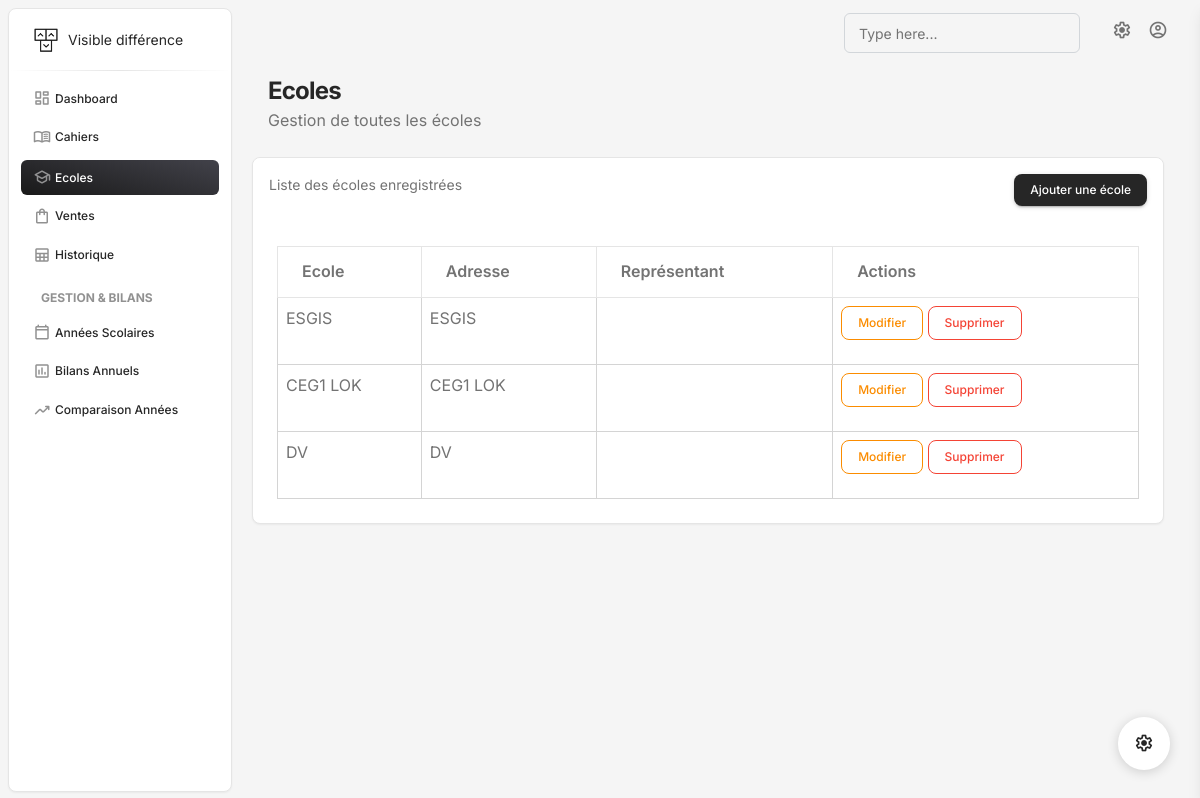
/ecoles, run on an earlier commit of the app's database.
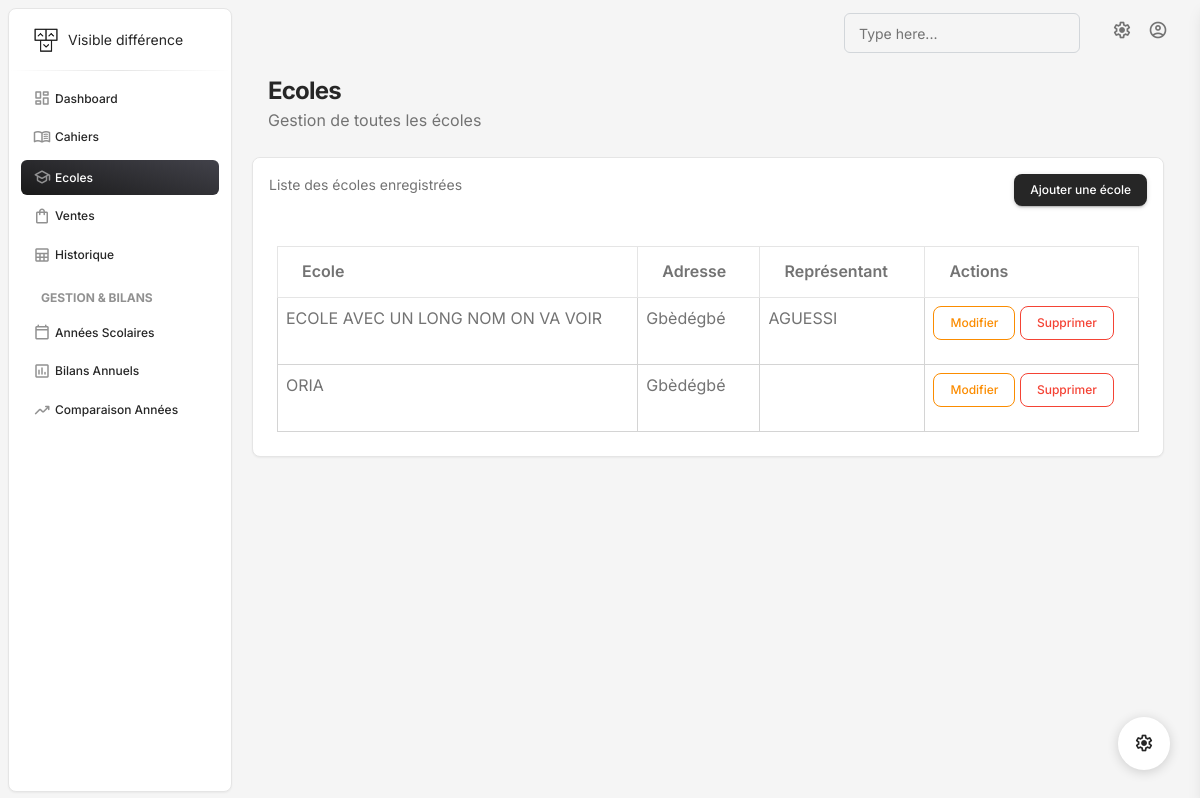
And on a later commit of the database.
### gestion/models.py (models this page shows, shortened)
class Ecoles(models.Model):
    id = models.UUIDField(primary_key=True, default=uuid.uuid4, editable=False)
    nom = models.TextField()
    adresse = models.TextField()
    representant = models.TextField(default='', blank=True)
    created_at = models.DateTimeField(auto_now_add=True)
    updated_at = models.DateTimeField(auto_now=True)

### gestion/Views/school.py (the view)
# urls.py: path('ecoles', allecoles, name='ecoles'),
def allecoles(request):
    ecoles = Ecoles.objects.all()
    return render(request, 'ecoles.html', {'ecoles': ecoles})

### gestion/templates/ecoles.html (shortened to what this page needs)
{% extends "base.html" %}
{% block content %}
{% load static %}
<div class="container-fluid py-2">
  <div class="row">
    <div class="ms-3">
      <h3 class="mb-0 h4 font-weight-bolder">Ecoles</h3>
      <p class="mb-4">Gestion de toutes les écoles</p>
    </div>
    <div class="row mb-4">
<div class="col-lg-12 col-md-6 mb-md-0 mb-4">
        <div class="card">
          <div class="card-header pb-0">
            <div class="row">
              <div class="col-lg-6 col-7">
                <p class="text-sm mb-0"><span>Liste des écoles enregistrées</span></p>
              </div>
              <div class="col-lg-6 col-5 text-end">
                <button
                  class="btn btn-sm btn-dark"
                  data-bs-toggle="modal"
                  data-bs-target="#addEcoleModal"
                >
                  Ajouter une école
                </button>
              </div>
            </div>
          </div>
          <div class="card-body p-4 pb-2">
            <div class="table-responsive">
              <table class="table table-bordered">
                <thead>
                  <tr>
                    <th scope="col">Ecole</th>
                    <th scope="col">Adresse</th>
                    <th scope="col">Représentant</th>
                    <th scope="col">Actions</th>
                  </tr>
                </thead>
                <tbody>
                  {% for ecole in ecoles %}
                  <tr>
                    <td class="border">{{ ecole.nom }}</td>
                    <td class="border">{{ ecole.adresse }}</td>
                    <td class="border">{{ ecole.representant }}</td>
                    <td class="border">
                      <a
                        href="#"
                        class="btn btn-sm btn-outline-warning"
                        data-bs-toggle="modal"
                        data-bs-target="#addEcoleModal"
                        data-id="{{ ecole.id }}"
                        data-nom="{{ ecole.nom }}"
                        data-adresse="{{ ecole.adresse }}"
                        data-representant="{{ ecole.representant }}"
                        title="Modifier"
                      >Modifier
                      </a>
                      <a
                        href="{% url 'supprimer_ecole' ecole.id %}"
                        class="btn btn-sm btn-outline-danger"
                        title="Supprimer"
                        onclick="return confirm('Êtes-vous sûr de vouloir supprimer cette école ?')"
                      >Supprimer
                      </a>
                    </td>
                  </tr>
                  {% empty %}
                  <tr>
                    <td colspan="4" class="text-center">
                      Aucune école disponible.
                    </td>
                  </tr>
                  {% endfor %}
                </tbody>
              </table>
            </div>
          </div>
        </div>
      </div>
    </div>
  </div>
</div>
{% endblock %}

What changed in the data, as far as the page shows it:
removed Ecoles: nom "ESGIS", adresse "ESGIS"
removed Ecoles: nom "CEG1 LOK", adresse "CEG1 LOK"
removed Ecoles: nom "DV", adresse "DV"
added Ecoles: nom "ECOLE AVEC UN LONG NOM ON VA VOIR", adresse "Gbèdégbé", representant "AGUESSI"
added Ecoles: nom "ORIA", adresse "Gbèdégbé"
